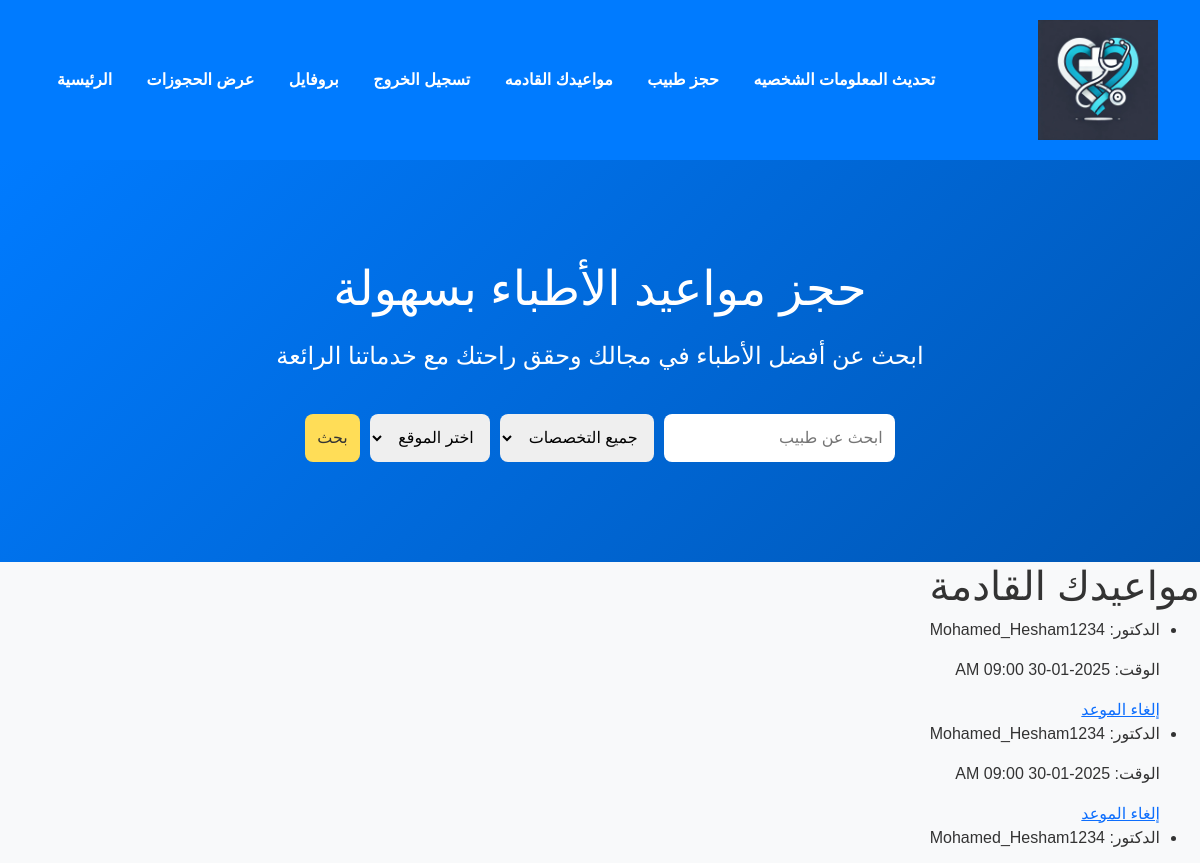
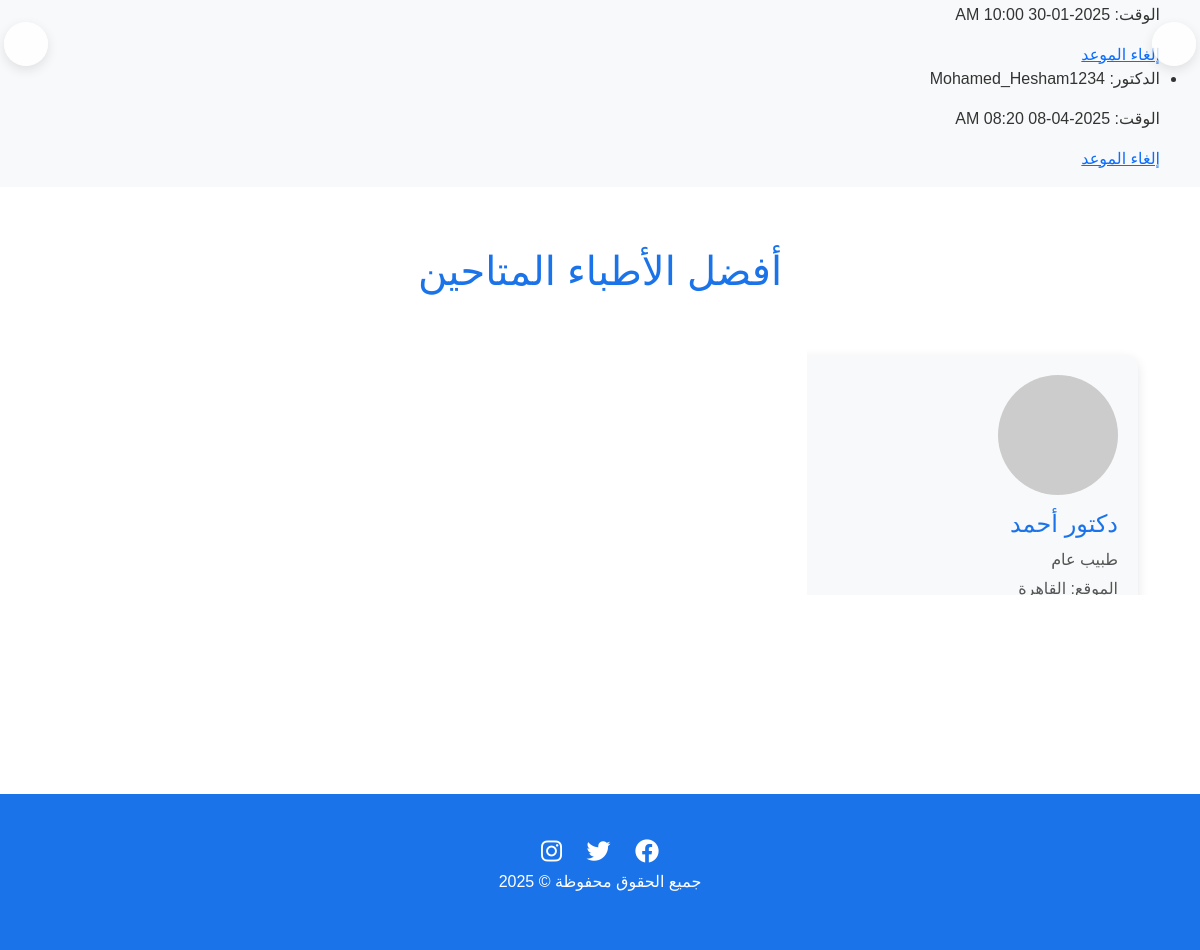
/appointments/ (signed in), run on the app's committed database (2 pictures, top to bottom).
### accounts/models.py (models this page shows, shortened)
class Appointment(models.Model):
    id = models.BigAutoField(primary_key=True)
    doctor = models.ForeignKey(Profile, on_delete=models.CASCADE)
    user = models.ForeignKey(User, on_delete=models.CASCADE)
    appointment_time = models.DateTimeField()
    confirmed = models.BooleanField(default=False)

class Profile(models.Model):
    GENDER_CHOICES = [
        ('male', 'Male'),
        ('female', 'Female'),
        ('other', 'Other'),
    ]
    SPECIALTY_CHOICES = [
        ('أسنان', 'أسنان'),
        ('قلب', 'قلب'),
        ('جراحة العظام', 'جراحة العظام'),
        ('جلدية', 'جلدية'),
        ('نفسي', 'نفسي'),
        ('جراحة عامة', 'جراحة عامة'),
        ('أشعة', 'أشعة'),
        ('جراحة مسالك بولية', 'جراحة مسالك بولية'),
    ]
    USER_TYPE_CHOICES = [
        ('doctor', 'دكتور'),
        ('user', 'مستخدم عادي'),
    ]
    user = models.OneToOneField(User, on_delete=models.CASCADE)
    name = models.CharField(max_length=50, default='Default Name', blank=True)
    who_i = models.TextField(max_length=500, default='Default Discription', blank=True)
    city = models.CharField(max_length=100, default='City')
    address = models.TextField(max_length=500, default='Address')
    phone = models.CharField(max_length=15, default='Phone Number')
    working_hours = models.CharField(max_length=100, default='9:00 AM - 5:00 PM')
    available_times = models.TextField(default='', blank=True, null=True)
    waiting_time = models.IntegerField(default=15)
    specialty = models.CharField(max_length=50, choices=SPECIALTY_CHOICES, default='general_surgery')
    services = models.TextField(max_length=500, null=True, blank=True)
    price = models.IntegerField(default=0)
    image = models.ImageField(upload_to='images/', default='default_image.jpg')
    facebook = models.URLField(max_length=200, blank=True, null=True, default='')
    twitter = models.URLField(max_length=200, blank=True, null=True, default='')
    linkedin = models.URLField(max_length=200, blank=True, null=True, default='')
    instagram = models.URLField(max_length=200, blank=True, null=True, default='')
    gender = models.CharField(max_length=10, choices=GENDER_CHOICES, default='other')
    slug = models.SlugField(null=True, blank=True)
    user_type = models.CharField(max_length=10, choices=USER_TYPE_CHOICES, default='user')
    created_at = models.DateTimeField(auto_now_add=True, null=True, blank=True)

### accounts/views.py (the view)
# urls.py: path('appointments/', views.upcoming_appointments, name='upcoming_appointments'),  # عرض المواعيد القادمة
@login_required
def upcoming_appointments(request):
    user_appointments = Appointment.objects.filter(user=request.user)
    return render(request, 'user/upcoming_appointments.html', {'appointments':user_appointments})

### accounts/templates/user/upcoming_appointments.html
{% extends 'user/index.html' %}
{% block content %}
    <h1>مواعيدك القادمة</h1>
    <ul>
        {% for appointment in appointments %}
            <li>
                <p>الدكتور: {{ appointment.doctor.name }}</p>
                <p>الوقت: {{ appointment.appointment_time|date:"Y-m-d h:i A" }}</p>
                <a href="{% url 'cancel_appointment' appointment.id %}">إلغاء الموعد</a>
            </li>
        {% endfor %}
    </ul>
{% endblock %}

### accounts/templates/user/index.html (shortened to what this page needs)
{% load static %}
<!DOCTYPE html>
<html lang="ar" dir="rtl">
<head>
    <link href="https://cdn.jsdelivr.net/npm/bootstrap@5.3.0-alpha1/dist/css/bootstrap.min.css" rel="stylesheet" />
    <link rel="stylesheet" href="https://cdnjs.cloudflare.com/ajax/libs/font-awesome/6.0.0/css/all.min.css">
    <link rel="stylesheet" href="https://cdnjs.cloudflare.com/ajax/libs/animate.css/4.1.1/animate.min.css">
    <link rel="stylesheet" href="https://unpkg.com/swiper/swiper-bundle.min.css" />
    <link rel="stylesheet" href="https://unpkg.com/leaflet/dist/leaflet.css" />
</head>
<body>
<header>
    {% if user.is_authenticated %}
    <div class="container d-flex justify-content-between align-items-center">
        <img src="{% static 'images/logo.png' %}" alt="موقع طب" class="logo-image">
        <nav>
            <a href="{% url 'updateuser' %}">تحديث المعلومات الشخصيه</a>
            <a href="{% url 'doctor_list' %}">حجز طبيب</a>
            <a href="{% url 'upcoming_appointments' %}">مواعيدك القادمه</a>
            <a href="{% url 'logout' %}">تسجيل الخروج</a>
            {% if request.user.profile %}
               <a href="{% url 'myprofile' %}">بروفايل</a>
               <a href="{% url 'doctor_dashboard' %}">عرض الحجوزات</a>
            {% endif %}
            <a href="{% url 'index' %}">الرئيسية</a>
        </nav>
    </div>
    {% endif %}
</header>
<div class="hero animate__animated animate__fadeInDown">
    <h1>حجز مواعيد الأطباء بسهولة</h1>
    <p>ابحث عن أفضل الأطباء في مجالك وحقق راحتك مع خدماتنا الرائعة</p>
    <form action="{% url 'search_doctor' %}" method="GET" class="search-form">
        <input type="text" name="username" placeholder="ابحث عن طبيب" required />
        <select name="specialization" required>
            <option value="">جميع التخصصات</option>
        </select>
        <select name="location" required>
            <option value="">اختر الموقع</option>
        </select>
        <button type="submit">بحث</button>
    </form>
</div>
{% block content %}
{% endblock %}
<div class="featured-doctors">
    <div class="container">
        <h2 class="text-center">أفضل الأطباء المتاحين</h2>
        <div class="swiper-container featured-doctors-swiper">
            <div class="swiper-wrapper">
                <div class="swiper-slide doctor-card">
                    <img src="https://via.placeholder.com/120" alt="طبيب">
                    <h3>دكتور أحمد</h3>
                    <p>طبيب عام</p>
                    <p>الموقع: القاهرة</p>
                    <div class="rating">⭐⭐⭐⭐⭐</div>
                    <button class="booking-button">حجز الآن</button>
                </div>
            </div>
            <div class="swiper-button-next"></div>
            <div class="swiper-button-prev"></div>
        </div>
    </div>
</div>
<footer>
    <div class="social-icons">
        <a href="#"><i class="fab fa-facebook"></i></a>
        <a href="#"><i class="fab fa-twitter"></i></a>
        <a href="#"><i class="fab fa-instagram"></i></a>
    </div>
    <p>جميع الحقوق محفوظة © 2025</p>
</footer>
</body>
</html>

### accounts/templates/user/index.html (style rules this page uses)
body { font-family: 'Tajawal', sans-serif; background-color: #f8f9fa; color: #333; }
header { background-color: #007bff; color: white; padding: 20px; box-shadow: 0 4px 6px rgba(0, 0, 0, 0.1); }
header .logo-image { width: 120px; height: auto; }
header nav a { color: white; margin: 0 15px; text-decoration: none; font-weight: bold; }
.hero { text-align: center; padding: 100px 0; background: linear-gradient(135deg, #007bff, #0056b3); color: white; }
.hero h1 { font-size: 3rem; margin-bottom: 20px; animation: fadeInDown 1.5s; }
.hero p { font-size: 1.5rem; margin-bottom: 40px; animation: fadeInUp 1.5s; }
.search-form { display: flex; justify-content: center; gap: 10px; animation: fadeIn 2s; }
.search-form input, .search-form select, .search-form button { padding: 12px; font-size: 1rem; border: none; border-radius: 8px; }
.search-form button { background-color: #ffdd57; color: #333; cursor: pointer; transition: background-color 0.3s; }
.rating { color: #ffcc00; font-size: 1.2rem; }
.booking-button { background-color: #1a73e8; color: white; border: none; padding: 10px 20px; border-radius: 8px; cursor: pointer; transition: background-color 0.3s; }
.featured-doctors { background-color: #fff; padding: 60px 0; }
.featured-doctors h2 { font-size: 2.5rem; color: #1a73e8; margin-bottom: 40px; }
.doctor-card { background-color: #f8f9fa; padding: 20px; border-radius: 12px; box-shadow: 0 4px 12px rgba(0, 0, 0, 0.1); transition: transform 0.3s, box-shadow 0.3s; }
.doctor-card img { width: 120px; height: 120px; border-radius: 50%; object-fit: cover; margin-bottom: 15px; }
.doctor-card h3 { font-size: 1.5rem; color: #1a73e8; margin-bottom: 10px; }
.doctor-card p { color: #555; margin: 5px 0; }
.doctor-card .rating { color: #ffcc00; font-size: 1.2rem; margin: 10px 0; }
.doctor-card .booking-button { background-color: #1a73e8; color: white; border: none; padding: 10px 20px; border-radius: 8px; cursor: pointer; transition: background-color 0.3s; }
footer { background-color: #1a73e8; color: white; padding: 40px 0; text-align: center; }
footer a { color: white; text-decoration: none; margin: 0 10px; }
.social-icons a { color: white; font-size: 1.5rem; margin: 0 10px; }
.featured-doctors-swiper { padding: 20px; }
.swiper-button-next, .swiper-button-prev { color: #1a73e8; background-color: rgba(255, 255, 255, 0.8); padding: 20px; border-radius: 50%; box-shadow: 0 4px 12px rgba(0, 0, 0, 0.1); }
.swiper-button-next::after, .swiper-button-prev::after { font-size: 1.5rem; }

### data on the page
Appointment: doctor.name "Mohamed_Hesham1234", appointment_time "2025-01-30 09:00 AM"
Appointment: doctor.name "Mohamed_Hesham1234", appointment_time "2025-01-30 09:00 AM"
Appointment: doctor.name "Mohamed_Hesham1234", appointment_time "2025-01-30 10:00 AM"
Appointment: doctor.name "Mohamed_Hesham1234", appointment_time "2025-04-08 08:20 AM"
